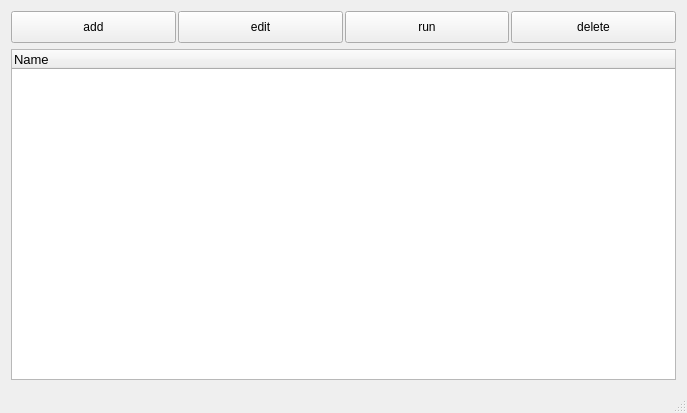
<?xml version="1.0" encoding="UTF-8"?>
<ui version="4.0">
 <class>MainWindow</class>
 <widget class="QMainWindow" name="MainWindow">
  <property name="geometry">
   <rect>
    <x>0</x>
    <y>0</y>
    <width>687</width>
    <height>413</height>
   </rect>
  </property>
  <property name="windowTitle">
   <string>WebSpider</string>
  </property>
  <property name="windowIcon">
   <iconset resource="resource.qrc">
    <normaloff>:/img/icons/icons/spider.svg</normaloff>:/img/icons/icons/spider.svg</iconset>
  </property>
  <widget class="QWidget" name="centralWidget">
   <layout class="QVBoxLayout" name="verticalLayout">
    <item>
     <layout class="QHBoxLayout" name="horizontalLayout">
      <property name="spacing">
       <number>2</number>
      </property>
      <item>
       <widget class="QToolButton" name="tb_add">
        <property name="sizePolicy">
         <sizepolicy hsizetype="Expanding" vsizetype="Fixed">
          <horstretch>0</horstretch>
          <verstretch>0</verstretch>
         </sizepolicy>
        </property>
        <property name="minimumSize">
         <size>
          <width>32</width>
          <height>32</height>
         </size>
        </property>
        <property name="font">
         <font>
          <stylestrategy>PreferAntialias</stylestrategy>
         </font>
        </property>
        <property name="autoFillBackground">
         <bool>false</bool>
        </property>
        <property name="text">
         <string>add</string>
        </property>
        <property name="icon">
         <iconset resource="resource.qrc">
          <normaloff>:/img/icons/icons/add-new-file24.png</normaloff>:/img/icons/icons/add-new-file24.png</iconset>
        </property>
        <property name="iconSize">
         <size>
          <width>24</width>
          <height>24</height>
         </size>
        </property>
       </widget>
      </item>
      <item>
       <widget class="QToolButton" name="tb_edit">
        <property name="sizePolicy">
         <sizepolicy hsizetype="Expanding" vsizetype="Fixed">
          <horstretch>0</horstretch>
          <verstretch>0</verstretch>
         </sizepolicy>
        </property>
        <property name="minimumSize">
         <size>
          <width>32</width>
          <height>32</height>
         </size>
        </property>
        <property name="font">
         <font>
          <stylestrategy>PreferAntialias</stylestrategy>
         </font>
        </property>
        <property name="text">
         <string>edit</string>
        </property>
        <property name="icon">
         <iconset resource="resource.qrc">
          <normaloff>:/img/icons/icons/pen-on-square-of-paper-interface-symbol24.png</normaloff>:/img/icons/icons/pen-on-square-of-paper-interface-symbol24.png</iconset>
        </property>
        <property name="iconSize">
         <size>
          <width>24</width>
          <height>24</height>
         </size>
        </property>
       </widget>
      </item>
      <item>
       <widget class="QToolButton" name="tb_run">
        <property name="sizePolicy">
         <sizepolicy hsizetype="Expanding" vsizetype="Fixed">
          <horstretch>0</horstretch>
          <verstretch>0</verstretch>
         </sizepolicy>
        </property>
        <property name="minimumSize">
         <size>
          <width>32</width>
          <height>32</height>
         </size>
        </property>
        <property name="font">
         <font>
          <stylestrategy>PreferAntialias</stylestrategy>
         </font>
        </property>
        <property name="text">
         <string>run</string>
        </property>
        <property name="icon">
         <iconset resource="resource.qrc">
          <normaloff>:/img/icons/icons/database-run-button24.png</normaloff>:/img/icons/icons/database-run-button24.png</iconset>
        </property>
        <property name="iconSize">
         <size>
          <width>24</width>
          <height>24</height>
         </size>
        </property>
       </widget>
      </item>
      <item>
       <widget class="QToolButton" name="tb_delete">
        <property name="sizePolicy">
         <sizepolicy hsizetype="Expanding" vsizetype="Fixed">
          <horstretch>0</horstretch>
          <verstretch>0</verstretch>
         </sizepolicy>
        </property>
        <property name="minimumSize">
         <size>
          <width>32</width>
          <height>32</height>
         </size>
        </property>
        <property name="baseSize">
         <size>
          <width>0</width>
          <height>0</height>
         </size>
        </property>
        <property name="font">
         <font>
          <stylestrategy>PreferAntialias</stylestrategy>
         </font>
        </property>
        <property name="text">
         <string>delete</string>
        </property>
        <property name="icon">
         <iconset resource="resource.qrc">
          <normaloff>:/img/icons/icons/rubbish-bin24.png</normaloff>:/img/icons/icons/rubbish-bin24.png</iconset>
        </property>
        <property name="iconSize">
         <size>
          <width>24</width>
          <height>24</height>
         </size>
        </property>
       </widget>
      </item>
     </layout>
    </item>
    <item>
     <widget class="QTreeWidget" name="tw">
      <property name="font">
       <font>
        <pointsize>10</pointsize>
        <weight>50</weight>
        <bold>false</bold>
        <stylestrategy>PreferAntialias</stylestrategy>
        <kerning>true</kerning>
       </font>
      </property>
      <property name="mouseTracking">
       <bool>true</bool>
      </property>
      <property name="tabletTracking">
       <bool>true</bool>
      </property>
      <property name="focusPolicy">
       <enum>Qt::StrongFocus</enum>
      </property>
      <property name="layoutDirection">
       <enum>Qt::LeftToRight</enum>
      </property>
      <property name="autoFillBackground">
       <bool>false</bool>
      </property>
      <property name="inputMethodHints">
       <set>Qt::ImhNone</set>
      </property>
      <property name="frameShape">
       <enum>QFrame::StyledPanel</enum>
      </property>
      <property name="frameShadow">
       <enum>QFrame::Sunken</enum>
      </property>
      <property name="tabKeyNavigation">
       <bool>false</bool>
      </property>
      <property name="showDropIndicator" stdset="0">
       <bool>true</bool>
      </property>
      <property name="alternatingRowColors">
       <bool>false</bool>
      </property>
      <property name="textElideMode">
       <enum>Qt::ElideRight</enum>
      </property>
      <property name="verticalScrollMode">
       <enum>QAbstractItemView::ScrollPerItem</enum>
      </property>
      <property name="indentation">
       <number>20</number>
      </property>
      <property name="rootIsDecorated">
       <bool>true</bool>
      </property>
      <property name="uniformRowHeights">
       <bool>false</bool>
      </property>
      <property name="itemsExpandable">
       <bool>true</bool>
      </property>
      <property name="sortingEnabled">
       <bool>false</bool>
      </property>
      <property name="animated">
       <bool>true</bool>
      </property>
      <property name="allColumnsShowFocus">
       <bool>true</bool>
      </property>
      <property name="headerHidden">
       <bool>false</bool>
      </property>
      <attribute name="headerVisible">
       <bool>true</bool>
      </attribute>
      <attribute name="headerCascadingSectionResizes">
       <bool>true</bool>
      </attribute>
      <attribute name="headerDefaultSectionSize">
       <number>200</number>
      </attribute>
      <attribute name="headerHighlightSections">
       <bool>false</bool>
      </attribute>
      <attribute name="headerMinimumSectionSize">
       <number>100</number>
      </attribute>
      <attribute name="headerShowSortIndicator" stdset="0">
       <bool>false</bool>
      </attribute>
      <attribute name="headerStretchLastSection">
       <bool>true</bool>
      </attribute>
      <column>
       <property name="text">
        <string notr="true">Name</string>
       </property>
      </column>
     </widget>
    </item>
   </layout>
  </widget>
  <widget class="QMenuBar" name="mb">
   <property name="geometry">
    <rect>
     <x>0</x>
     <y>0</y>
     <width>687</width>
     <height>19</height>
    </rect>
   </property>
  </widget>
  <widget class="QStatusBar" name="sb"/>
 </widget>
 <layoutdefault spacing="6" margin="11"/>
 <resources>
  <include location="resource.qrc"/>
 </resources>
 <connections/>
</ui>
